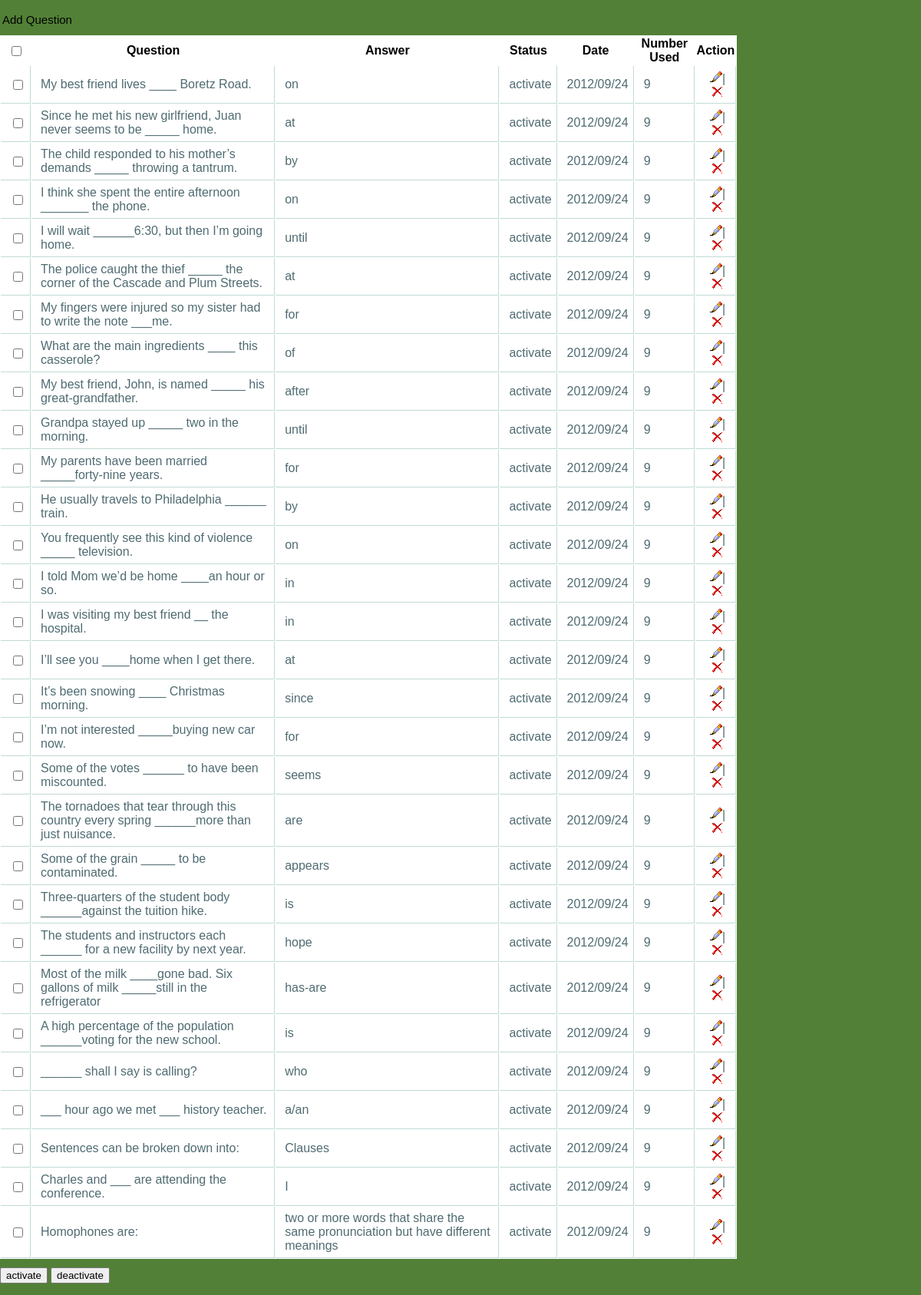
The page /teacher/listq.php?id=1&cat=Grammar&title=sasssasas (signed in) on the database its author committed.
### tables this page shows
CREATE TABLE IF NOT EXISTS `question` (
  `id` int(11) NOT NULL AUTO_INCREMENT,
  `question` varchar(300) NOT NULL,
  `answer` varchar(100) NOT NULL,
  `teacher_id` int(11) NOT NULL,
  `date` varchar(30) NOT NULL,
  `status` varchar(30) NOT NULL,
  `disc` datetime NOT NULL,
  `cat` varchar(100) NOT NULL,
  `title` varchar(100) NOT NULL,
  `exam_type` varchar(100) NOT NULL,
  `num_use` int(11) NOT NULL,
  PRIMARY KEY (`id`)
);

### teacher/listq.php (the view, shortened to what this page needs)
<html>
<head>
<link type="text/css" href="../css/style.css" rel="stylesheet" />
	<link href="../src/facebox.css" media="screen" rel="stylesheet" type="text/css" />
	  <link rel="stylesheet" href="febe/style.css" type="text/css" media="screen" charset="utf-8">
		<link href="../_assets/themes/yui/style.css" rel="stylesheet" type="text/css" />
</head>
<body>
<div id="wrapper">
		<div>
		<a rel="facebox" href="addquestion.php?title=<?php echo $_GET['id'] ?>&cat=<?php echo $_GET['cat'] ?>&bla=<?php echo $_GET['title'] ?>" id="addq" style="color:#000;">Add Question</a>
		<form action="activate.php" method="post">
		<table cellpadding="1" cellspacing="1" id="resultTable">
					  <thead>
						<tr>
							<th><input type="checkbox" /></th>
							<th>Question</th>
							<th>Answer</th>
							<th>Status</th>
							<th>Date</th>
							<th>Number Used</th>
							<th>Action</th>
						</tr>
					   </thead>
					   <tbody>
		<?php
		$ttt=$_GET['title'];
		$ccccc=$_GET['cat'];
		$id=$_SESSION['SESS_MEMBER_ID'];
		$result = mysql_query("SELECT * FROM question where teacher_id='$id' AND title='$ttt' AND cat='$ccccc'");
		while($row = mysql_fetch_array($result))
		  {
		  echo "<tr>";
		  echo "<td>" . "<input type='checkbox' name='selector[]' value='".$row['id']."' />" . "</td>";
		  echo "<td>" . $row['question'] . "</td>";
		  echo "<td>" . $row['answer'] . "</td>";
		  echo "<td>" . $row['status'] . "</td>";
		  echo "<td>" . $row['date'] . "</td>";
		  echo "<td>" . $row['num_use'] . "</td>";
		  echo "<td><div align='center'>" . '<a rel="facebox" href="editq.php?id='.$row['id'].'&cat='.$_GET['cat'].'&title='.$_GET['title'].'"><img src="b_edit.png"></a>|<a href="deleteq.php?id='.$row['id'].'"><img src="b_drop.png"></a>' . "</div></td>";
		  echo "</tr>";
		  }
		?>
		</tbody>
		</table>
		<input type="submit" name="bnm" value="activate">
        <input type="submit" name="bnm" value="deactivate">
		</form>
		</div>
	</div>
</body>
</html>

### css/style.css (style rules this page uses)
body { background: url("../images/background.jpg") no-repeat fixed 0 0 #528036; color: #747D67; font: 15px/21px Arial,Helvetica,sans-serif; margin:0; padding:0; }
#wrapper { margin-top: 15px; }

### teacher/febe/style.css (style rules this page uses)
table { background-color: white; margin-top: 10px; margin-bottom: 10px; width: 80%; color:#000000; }
td { background: none repeat scroll 0 0 #FFFFFF; border-bottom: 1px solid #C1DAD7; border-right: 1px solid #C1DAD7; color: #4F6B72; padding: 6px 6px 6px 12px; }
#addq { padding:3px; text-decoration:none; color:#fff; }

### rows shown on the page
question: question "My best friend lives ____ Boretz Road.", answer "on", status "activate", date "2012/09/24", num_use "9"
question: question "Since he met his new girlfriend, Juan never seems to be _____ home.", answer "at", status "activate", date "2012/09/24", num_use "9"
question: question "The child responded to his mother’s demands _____ throwing a tantrum.", answer "by", status "activate", date "2012/09/24", num_use "9"
question: question "I think she spent the entire afternoon _______ the phone.", answer "on", status "activate", date "2012/09/24", num_use "9"
question: question "I will wait ______6:30, but then I’m going home.", answer "until", status "activate", date "2012/09/24", num_use "9"
question: question "The police caught the thief _____ the corner of the Cascade and Plum Streets.", answer "at", status "activate", date "2012/09/24", num_use "9"
question: question "My fingers were injured so my sister had to write the note ___me.", answer "for", status "activate", date "2012/09/24", num_use "9"
question: question "What are the main ingredients ____ this casserole?", answer "of", status "activate", date "2012/09/24", num_use "9"
question: question "My best friend, John, is named _____ his great-grandfather.", answer "after", status "activate", date "2012/09/24", num_use "9"
question: question "Grandpa stayed up _____ two in the morning.", answer "until", status "activate", date "2012/09/24", num_use "9"
question: question "My parents have been married _____forty-nine years.", answer "for", status "activate", date "2012/09/24", num_use "9"
question: question "He usually travels to Philadelphia ______ train.", answer "by", status "activate", date "2012/09/24", num_use "9"
question: question "You frequently see this kind of violence _____ television.", answer "on", status "activate", date "2012/09/24", num_use "9"
question: question "I told Mom we’d be home ____an hour or so.", answer "in", status "activate", date "2012/09/24", num_use "9"
question: question "I was visiting my best friend __ the hospital.", answer "in", status "activate", date "2012/09/24", num_use "9"
question: question "I’ll see you ____home when I get there.", answer "at", status "activate", date "2012/09/24", num_use "9"
question: question "It’s been snowing ____ Christmas morning.", answer "since", status "activate", date "2012/09/24", num_use "9"
question: question "I’m not interested _____buying new car now.", answer "for", status "activate", date "2012/09/24", num_use "9"
question: question "Some of the votes ______ to have been miscounted.", answer "seems", status "activate", date "2012/09/24", num_use "9"
question: question "The tornadoes that tear through this country every spring ______more than just nuisance.", answer "are", status "activate", date "2012/09/24", num_use "9"
question: question "Some of the grain _____ to be contaminated.", answer "appears", status "activate", date "2012/09/24", num_use "9"
question: question "Three-quarters of the student body ______against the tuition hike.", answer "is", status "activate", date "2012/09/24", num_use "9"
question: question "The students and instructors each ______ for a new facility by next year.", answer "hope", status "activate", date "2012/09/24", num_use "9"
question: question "Most of the milk ____gone bad. Six gallons of milk _____still in the refrigerator", answer "has-are", status "activate", date "2012/09/24", num_use "9"
question: question "A high percentage of the population ______voting for the new school.", answer "is", status "activate", date "2012/09/24", num_use "9"
question: question "______ shall I say is calling?", answer "who", status "activate", date "2012/09/24", num_use "9"
question: question "___ hour ago we met ___ history teacher.", answer "a/an", status "activate", date "2012/09/24", num_use "9"
question: question "Sentences can be broken down into:", answer "Clauses", status "activate", date "2012/09/24", num_use "9"
question: question "Charles and ___ are attending the conference.", answer "I", status "activate", date "2012/09/24", num_use "9"
question: question "Homophones are:", answer "two or more words that share the same pronunciation but have different meanings", status "activate", date "2012/09/24", num_use "9"
